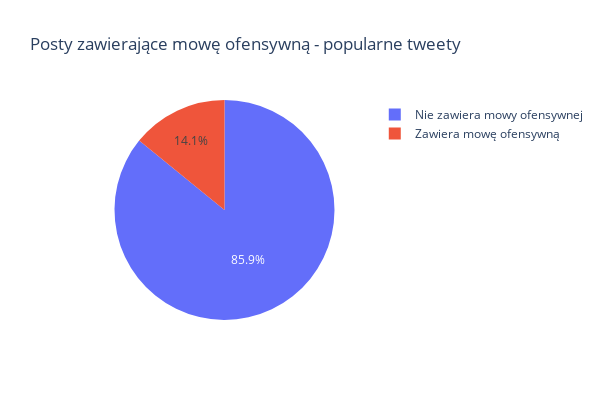

Notebook code for this chart:
### Code cell
import plotly.express as px

n_all = len(df_popular)
n_offensive = len(df_popular[df_popular["offensive"] == 1])

data = {
    "Names": ["Nie zawiera mowy ofensywnej", "Zawiera mowę ofensywną"],
    "Percentage": [
        1 - n_offensive / n_all,
        n_offensive / n_all,
    ],
}

df_percentage = pd.DataFrame(data)

fig = px.pie(
    df_percentage,
    values="Percentage",
    names="Names",
    title="Posty zawierające mowę ofensywną - popularne tweety",
    color=df_percentage.index,
)
fig.update_layout(dict(width=600, height=400))

fig.show()

### Figure 1 — Plotly figure (JSON) as saved in the notebook; plotly's stock layout.template omitted (floating-point values rounded to 4 significant figures)
{"data": [{"customdata": [[0], [1]], "domain": {"x": [0, 1], "y": [0, 1]}, "hovertemplate": "Names=%{label}<br>Percentage=%{value}<br>index=%{customdata[0]}<extra></extra>", "labels": ["Nie zawiera mowy ofensywnej", "Zawiera mowę ofensywną"], "legendgroup": "", "marker": {"colors": ["#636efa", "#EF553B"]}, "name": "", "showlegend": true, "type": "pie", "values": [0.8586, 0.1414]}], "layout": {"height": 400, "legend": {"tracegroupgap": 0}, "title": {"text": "Posty zawierające mowę ofensywną - popularne tweety"}, "width": 600}}
